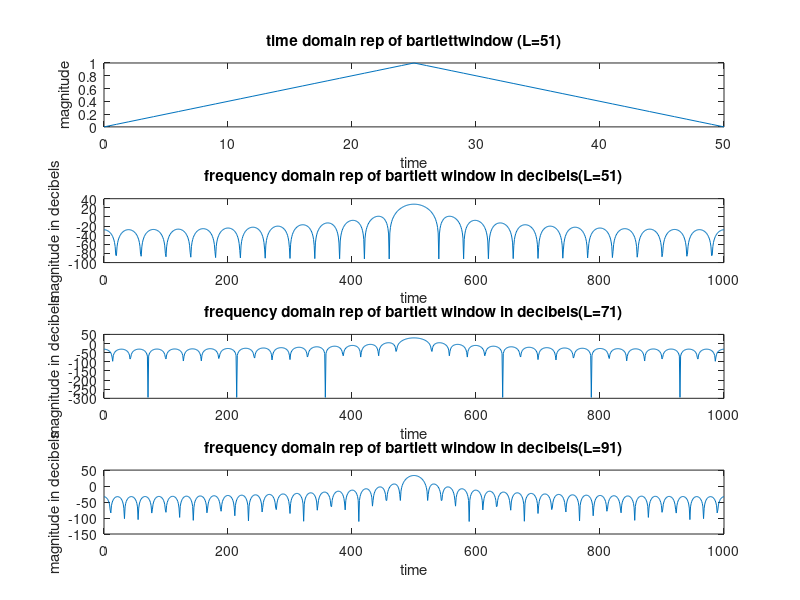

Here is the MATLAB script that generated this plot:
function y = bartlettFIR()
L= 51;
t = 0:L-1;
y = bartlett(L);
%y = [j' ones(1,1001-L)];

k = fft(y,1001);
z = fftshift(k);
l = abs (z);
m = mag2db(l);

subplot(4,1,1);
plot (t,y);
title('time domain rep of bartlettwindow (L=51)');
xlabel('time');
ylabel('magnitude');
subplot(4,1,2);
plot(0:1000, m);
title('frequency domain rep of bartlett window in decibels(L=51)');
xlabel('time');
ylabel('magnitude in decibels');

L= 71;
t = 0:L-1;
y = bartlett(L);
%y = [j' ones(1,1001-L)];

k = fft(y,1001);
z = fftshift(k);
l = abs (z);
m = mag2db(l);

subplot(4,1,3);
plot(0:1000, m);
title('frequency domain rep of bartlett window in decibels(L=71)');
xlabel('time');
ylabel('magnitude in decibels');

L= 91;
t = 0:L-1;
y = bartlett(L);
%y = [j' ones(1,1001-L)];

k = fft(y,1001);
z = fftshift(k);
l = abs (z);
m = mag2db(l);
subplot(4,1,4);
plot(0:1000, m);
title('frequency domain rep of bartlett window in decibels(L=91)');
xlabel('time');
ylabel('magnitude in decibels');

